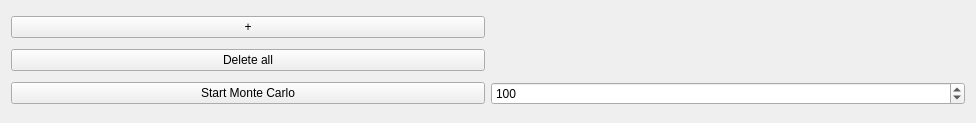
<?xml version="1.0" encoding="UTF-8"?>
<ui version="4.0">
 <class>Form</class>
 <widget class="QWidget" name="Form">
  <property name="geometry">
   <rect>
    <x>0</x>
    <y>0</y>
    <width>976</width>
    <height>123</height>
   </rect>
  </property>
  <property name="windowTitle">
   <string>Form</string>
  </property>
  <layout class="QGridLayout" name="gridLayout">
   <item row="2" column="1">
    <widget class="QSpinBox" name="runs_spinBox">
     <property name="maximum">
      <number>10000</number>
     </property>
     <property name="value">
      <number>100</number>
     </property>
    </widget>
   </item>
   <item row="2" column="0">
    <widget class="QPushButton" name="start_mc_button">
     <property name="text">
      <string>Start Monte Carlo</string>
     </property>
    </widget>
   </item>
   <item row="1" column="0">
    <widget class="QPushButton" name="delete_all_pushbutton">
     <property name="text">
      <string>Delete all</string>
     </property>
    </widget>
   </item>
   <item row="0" column="0">
    <widget class="QPushButton" name="add_simulation_push_button">
     <property name="text">
      <string>+</string>
     </property>
    </widget>
   </item>
   <item row="0" column="1">
    <widget class="QWidget" name="widget" native="true">
     <layout class="QVBoxLayout" name="sim_layout"/>
    </widget>
   </item>
  </layout>
 </widget>
 <resources/>
 <connections/>
</ui>
